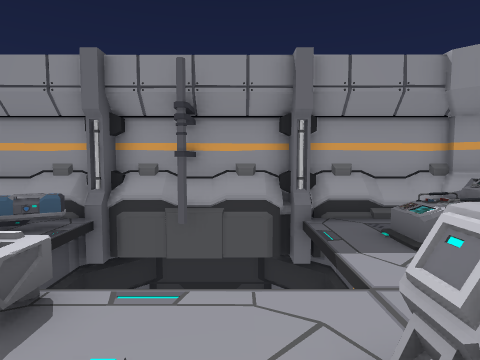
View 1 (above)

12 first-person views from a walk through a Unity game level. The camera is 1.5 m above the floor, tilts 4° down and sees 75° across. The floor is counted in squares, 1 m on a side. Each view is taken from the middle of a square. On the plan, view 1 faces up. The plan holds only what a view shows up to about 15 squares ahead; the rest is blank. The place goes on beyond the plan. The player character is not drawn. Some surface patterns are stand-ins.

View 2
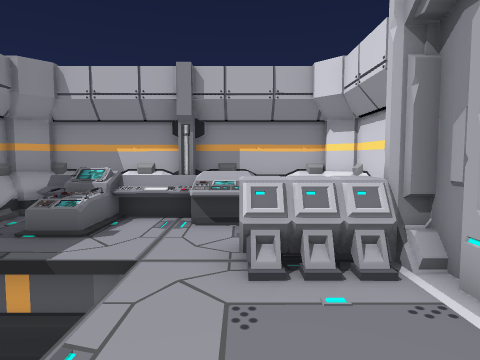

View 3
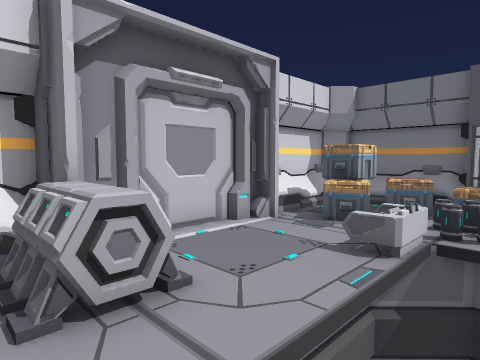

View 4
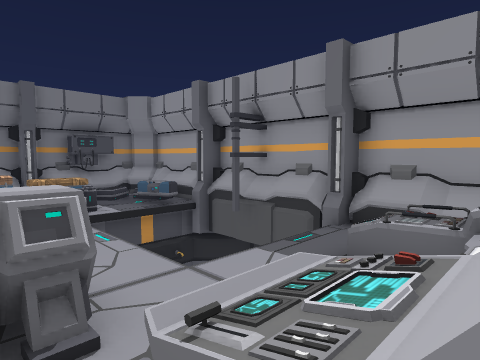

View 5
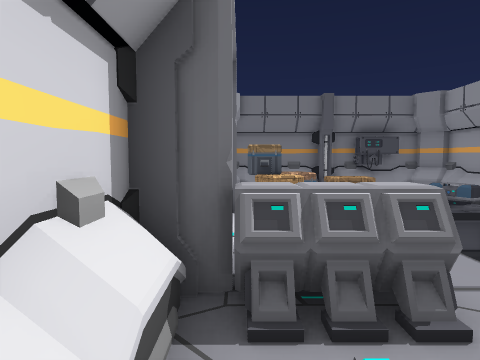

View 6
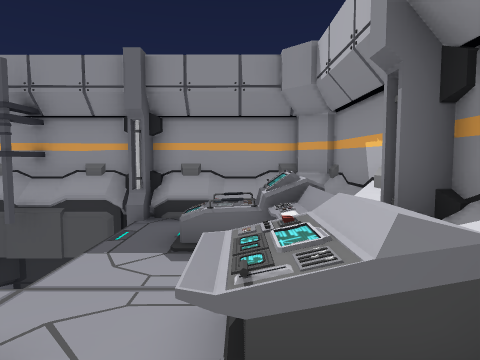

View 7
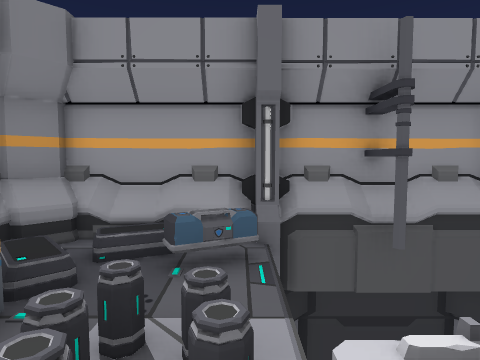

View 8
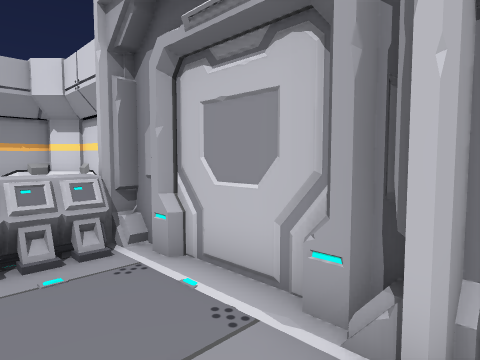

View 9
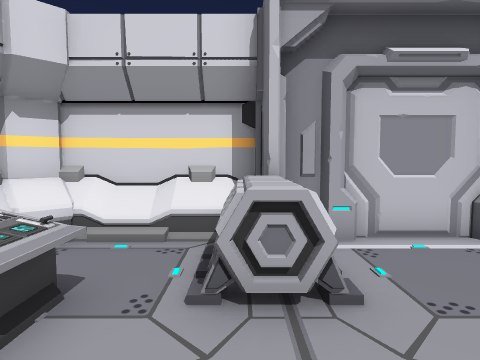

View 10
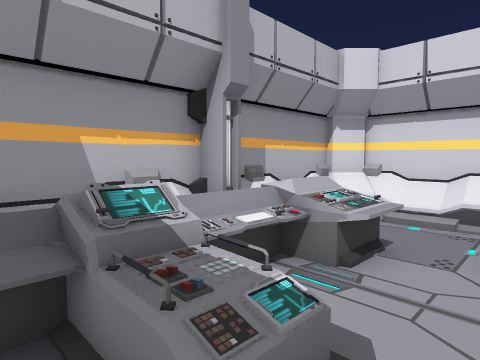

View 11
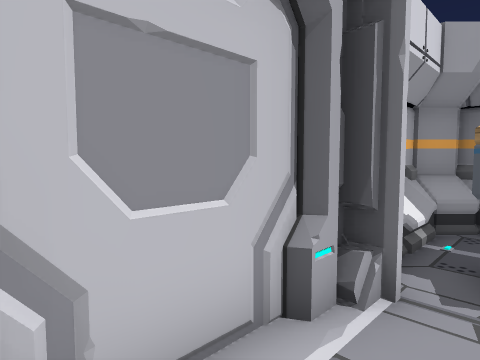

View 12
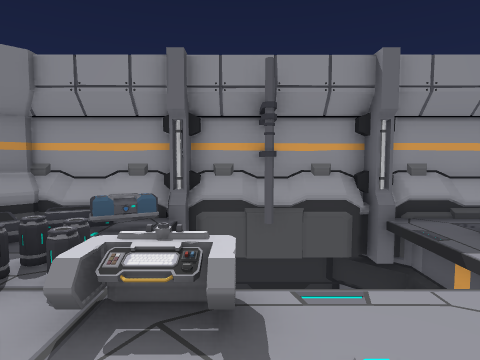

### Floor plan
Key: @ floor where view 1 was taken; # wall or solid block; . main floor; : floor 1 m higher than the main floor; = window, fence, low wall or low ledge; v drop or lower ground; P pillar; I pipe; E desk; C crate; O other object.
Columns run from 7 left of view 1 to 6 right of it. Each row starts with its distance up from view 1.
  9     vvvvv
  8 P##PP I#P####
  7 POOOv I  ...##
  6  .OOv    .O=##
  5 CC..     ..v:#
  4 CCOOv    ...##
  3  CO.OE.....O=#
  2 CCC.....OO.==#
  1 CCCC....OO...#
  0 PCC##..@#O...#
 -1 P#############

Where each view was taken, in squares from view 1:
view 1: 0 up, 0 right, facing up
view 2: 2 up, 3 left, facing right
view 3: 5 up, 3 right, facing down-left
view 4: 1 up, 5 right, facing up-left
view 5: 0 up, 5 right, facing left
view 6: 0 up, 4 right, facing up
view 7: 2 up, 4 left, facing up
view 8: 2 up, 4 left, facing down-right
view 9: 5 up, 2 right, facing down
view 10: 7 up, 2 right, facing down-right
view 11: 1 up, 0 right, facing down-left
view 12: 0 up, 2 left, facing up
